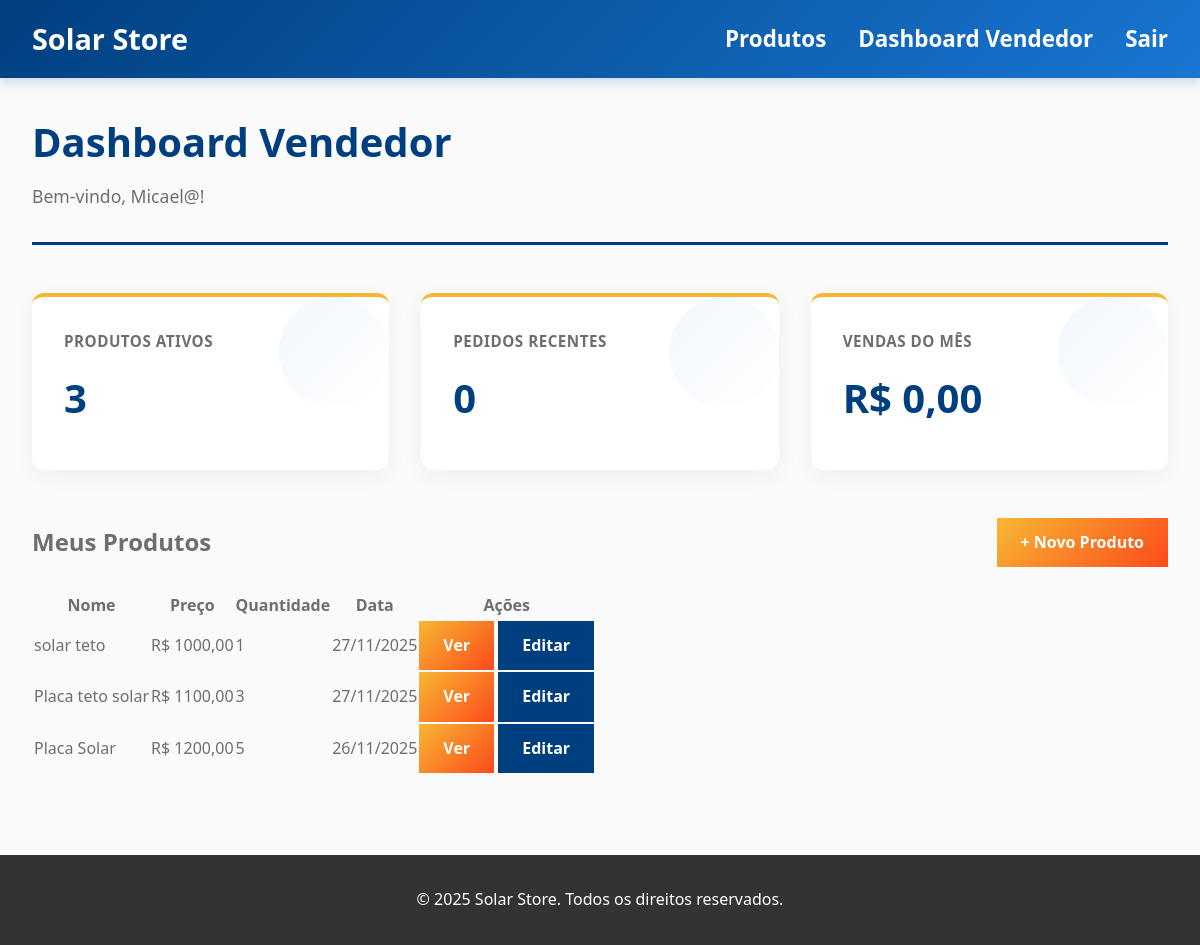
Screenshot of /accounts/seller/dashboard/ (signed in) with the database file from the repository.
### products/models.py (models this page shows, shortened)
class Product(models.Model):
    seller = models.ForeignKey('accounts.SellerProfile', on_delete=models.CASCADE, related_name='products')
    name = models.CharField(max_length=255)
    slug = models.SlugField(max_length=255, unique=True, blank=True)
    description = models.TextField(blank=True)
    price = models.DecimalField(max_digits=10, decimal_places=2)
    quantity = models.PositiveIntegerField(default=0)
    image = models.ImageField(upload_to='products/%Y/%m/%d/', blank=True, null=True)
    image_url = models.URLField(max_length=500, blank=True, null=True, help_text="Link externo para imagem (ex: https://exemplo.com/imagem.png)")
    created_at = models.DateTimeField(auto_now_add=True)
    updated_at = models.DateTimeField(auto_now=True)
    class Meta:
        ordering = ['-created_at']

### accounts/views.py (the view)
# urls.py: path('seller/dashboard/', views.seller_dashboard, name='seller_dashboard'),
@login_required
def seller_dashboard(request):
    seller_profile = getattr(request.user, 'seller_profile', None)
    if not seller_profile:
        return redirect('login')
    products = seller_profile.products.all()
    return render(request, 'accounts/seller_dashboard.html', {
        'products': products,
        'products_count': products.count()
    })

### accounts/templates/accounts/seller_dashboard.html (shortened to what this page needs)
{% extends "base/base.html" %}
{% block extra_css %}
{% load static %}
<link rel="stylesheet" href="{% static 'css/dashboard.css' %}">
{% endblock %}
{% block content %}
<div class="dashboard-header">
    <h1>Dashboard Vendedor</h1>
    <p>Bem-vindo, {{ user.get_full_name|default:user.username }}!</p>
</div>
<div class="dashboard-grid">
    <div class="stat-card">
        <div class="stat-label">Produtos Ativos</div>
        <div class="stat-value">{{ products_count }}</div>
    </div>
    <div class="stat-card">
        <div class="stat-label">Pedidos Recentes</div>
        <div class="stat-value">0</div>
    </div>
    <div class="stat-card">
        <div class="stat-label">Vendas do Mês</div>
        <div class="stat-value">R$ 0,00</div>
    </div>
</div>
<div class="products-section">
    <div style="display: flex; justify-content: space-between; align-items: center; margin-bottom: 1.5rem;">
        <h2 style="margin: 0;">Meus Produtos</h2>
        <a href="{% url 'product_create' %}" class="btn btn-primary btn-sm">+ Novo Produto</a>
    </div>
    {% if products %}
        <table class="product-table">
            <thead>
                <tr>
                    <th>Nome</th>
                    <th>Preço</th>
                    <th>Quantidade</th>
                    <th>Data</th>
                    <th>Ações</th>
                </tr>
            </thead>
            <tbody>
                {% for product in products %}
                <tr>
                    <td>{{ product.name }}</td>
                    <td>R$ {{ product.price|floatformat:2 }}</td>
                    <td>{{ product.quantity }}</td>
                    <td>{{ product.created_at|date:"d/m/Y" }}</td>
                    <td>
                        <div class="actions">
                            <a href="{% url 'product_detail' slug=product.slug %}" class="btn btn-primary btn-sm">Ver</a>
                            <a href="{% url 'product_edit' slug=product.slug %}" class="btn btn-secondary btn-sm">Editar</a>
                        </div>
                    </td>
                </tr>
                {% endfor %}
            </tbody>
        </table>
    {% else %}
        <p style="text-align: center; color: #999; padding: 2rem;">
            Você ainda não tem produtos. <a href="{% url 'product_create' %}">Criar novo produto</a>
        </p>
    {% endif %}
</div>
{% endblock %}

### static/css/base.css (style rules this page uses)
:root { --solar-yellow: #f7b733; --solar-orange: #fc4a1a; --solar-blue: #003f7f; --solar-blue-light: #1976d2; --solar-gray: #6e6e6e; --solar-light: #fafafa; --primary: #f7b733; --secondary: #fc4a1a; --success: #28a745; --warning: #ffc107; --danger: #d9534f; --light: #fafafa; --gray: #6e6e6e; --border: #f0f0f0; }
* { margin: 0; padding: 0; box-sizing: border-box; }
body { font-family: 'Segoe UI', Tahoma, Geneva, Verdana, sans-serif; background-color: var(--solar-light); color: var(--solar-gray); line-height: 1.6; }
.btn { display: inline-block; padding: 0.75rem 1.5rem; border-radius: 0; border: none; cursor: pointer; font-size: 1rem; transition: all 0.3s; text-decoration: none; text-align: center; }
.btn-primary { background: linear-gradient(135deg, #f7b733 0%, #fc4a1a 100%); color: white; font-weight: 600; border: none; }
.btn-secondary { background-color: #003f7f; color: white; font-weight: 600; border: none; }

### static/css/dashboard.css (style rules this page uses)
.dashboard-header { margin-bottom: 3rem; padding-bottom: 2rem; border-bottom: 3px solid var(--solar-blue); }
.dashboard-header h1 { color: var(--solar-blue); font-size: 2.5rem; margin-bottom: 0.5rem; font-weight: 700; }
.dashboard-header p { color: var(--gray); font-size: 1.1rem; }
.dashboard-grid { display: grid; grid-template-columns: repeat(auto-fit, minmax(280px, 1fr)); gap: 2rem; margin-bottom: 3rem; }
.stat-card { background: white; border-radius: 12px; padding: 2rem; box-shadow: 0 6px 20px rgba(0, 63, 127, 0.06); transition: all 0.3s ease; border-top: 4px solid var(--solar-yellow); position: relative; overflow: hidden; }
.stat-card::before { content: ''; position: absolute; top: 0; right: 0; width: 110px; height: 110px; background: linear-gradient(135deg, rgba(25,118,210,0.06), transparent); border-radius: 50%; }
.stat-card .stat-label { color: var(--solar-gray); font-size: 0.95rem; margin-bottom: 0.75rem; text-transform: uppercase; letter-spacing: 0.5px; font-weight: 600; }
.stat-card .stat-value { color: var(--solar-blue); font-size: 2.5rem; font-weight: 700; margin-bottom: 0.5rem; }

### rows the page displays
Product: name "solar teto", price "1000,00", quantity "1", created_at "27/11/2025"
Product: name "Placa teto solar", price "1100,00", quantity "3", created_at "27/11/2025"
Product: name "Placa Solar", price "1200,00", quantity "5", created_at "26/11/2025"

### other values shown
{{ user.get_full_name|default:user.username }} "Micael@"
{{ products_count }} "3"
